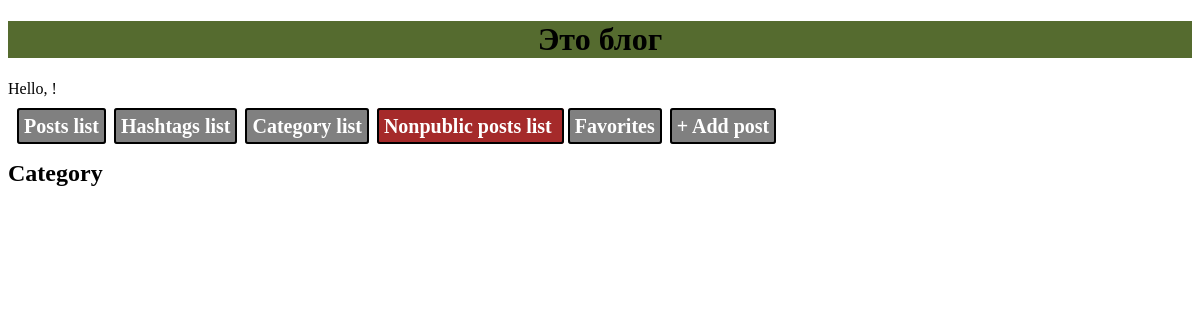
Page /post/category_list on the earlier database version.
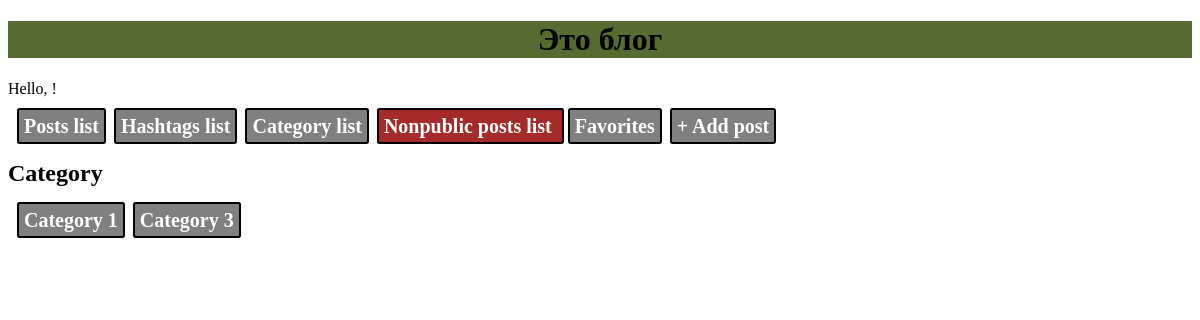
Same page on the later database version.
### blog/models.py (models this page shows, shortened)
class Category(models.Model):
    title = models.CharField(max_length=64)
    description = models.CharField(max_length=128)

### blog/views.py (the view)
# urls.py: path('category_list', views.category_list, name='category_list'),
def category_list(request):
    cat_list = (Category.objects
                .annotate(Count('posts'))
                .filter(posts__count__gt=0)
                .order_by('-posts__count'))
    return render(request, 'blog/cat_list.html', {'cat_list': cat_list})

### blog/templates/blog/cat_list.html
{% extends 'blog/base.html' %}
{% block content %}
    <div>
        <h2>Category</h2>
    </div>
    <div class="menublock">
        {% for cat in cat_list %}
            <a class="btn" href="{% url 'post_list_cat' cat.pk %}">{{cat.title}}</a>
        {% endfor %}
    </div>
{% endblock %}

Differences in the rows shown:
added Category: title "Category 1"
added Category: title "Category 3"
